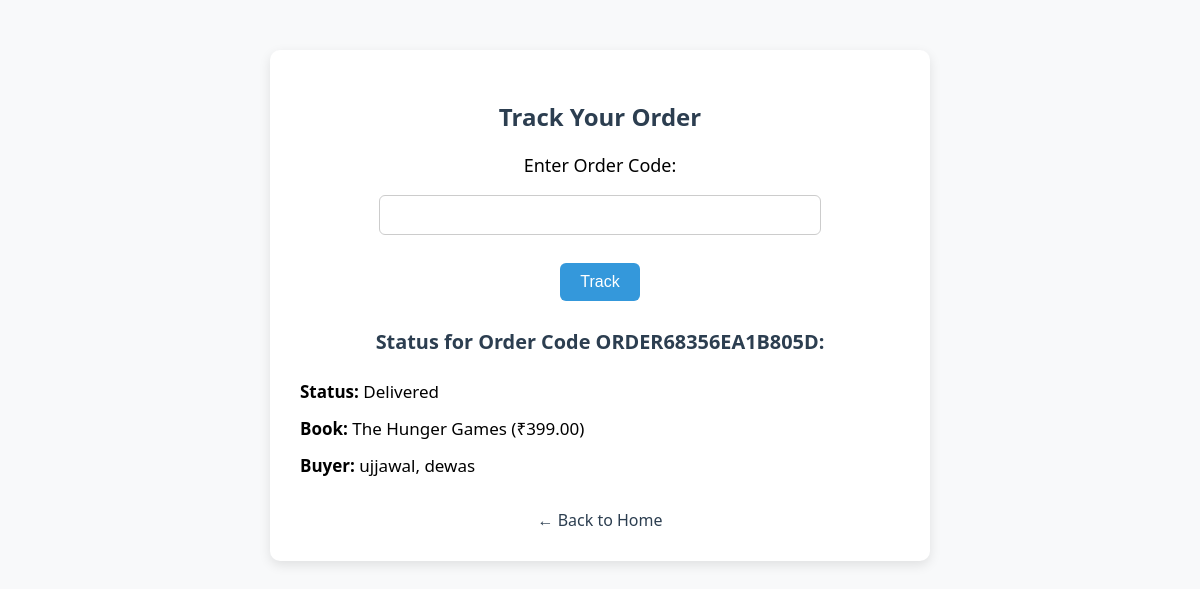
The page /track_order.php?code=ORDER68356EA1B805D on the database its author committed.
### tables this page shows
CREATE TABLE `orders` (
  `id` int(11) NOT NULL,
  `book_id` int(11) DEFAULT NULL,
  `book_title` varchar(255) DEFAULT NULL,
  `price` decimal(10,2) DEFAULT NULL,
  `buyer_name` varchar(100) DEFAULT NULL,
  `address` text DEFAULT NULL,
  `phone` varchar(20) DEFAULT NULL,
  `payment_type` varchar(20) DEFAULT NULL,
  `transaction_id` varchar(100) DEFAULT NULL,
  `status` varchar(50) DEFAULT NULL,
  `order_code` varchar(50) DEFAULT NULL
);

### track_order.php (the view, shortened to what this page needs)
<!DOCTYPE html>
<html>
<head>
</head>
<body>
<div class="container">
    <h2>Track Your Order</h2>
    <form method="GET">
        <p>Enter Order Code:</p>
        <p><input type="text" name="code" required></p>
        <div style="text-align: center;">
            <button type="submit">Track</button>
        </div>
    </form>
    <?php
    if (isset($_GET['code'])) {
        $conn = new mysqli("localhost", "root", "", "yourbooks_db");
        $code = $conn->real_escape_string($_GET['code']);
        $res = $conn->query("SELECT * FROM orders WHERE order_code='$code'");
        if ($res->num_rows > 0) {
            $row = $res->fetch_assoc();
            echo "<div class='result'>";
            echo "<h3>Status for Order Code <b>$code</b>:</h3>";
            echo "<p><strong>Status:</strong> {$row['status']}</p>";
            echo "<p><strong>Book:</strong> {$row['book_title']} (₹{$row['price']})</p>";
            echo "<p><strong>Buyer:</strong> {$row['buyer_name']}, {$row['address']}</p>";
            echo "</div>";
        } else {
            echo "<p class='not-found'>No order found with code <b>$code</b></p>";
        }
    }
    ?>
    <a href="index.php" class="back-home">← Back to Home</a>
</div>
</body>
</html>

### track_order.php (style rules this page uses)
body { font-family: 'Segoe UI', sans-serif; background-color: #f8f9fa; margin: 0; padding: 0; }
.container { max-width: 600px; margin: 50px auto; background-color: white; padding: 30px; border-radius: 10px; box-shadow: 0 4px 12px rgba(0, 0, 0, 0.1); }
h2, h3 { text-align: center; color: #2c3e50; }
form p { text-align: center; font-size: 18px; }
input[type="text"] { padding: 10px; width: 70%; font-size: 16px; border: 1px solid #ccc; border-radius: 6px; }
button { padding: 10px 20px; background-color: #3498db; border: none; color: white; border-radius: 6px; font-size: 16px; cursor: pointer; margin-top: 10px; }
.result { margin-top: 25px; font-size: 17px; line-height: 1.6; }
.result p { margin: 10px 0; }
.back-home { display: block; text-align: center; margin-top: 30px; color: #2c3e50; text-decoration: none; }

### rows shown on the page
orders: status "Delivered", book_title "The Hunger Games", price "399.00", buyer_name "ujjawal", address "dewas"

### other values the page prints
$code "ORDER68356EA1B805D"
